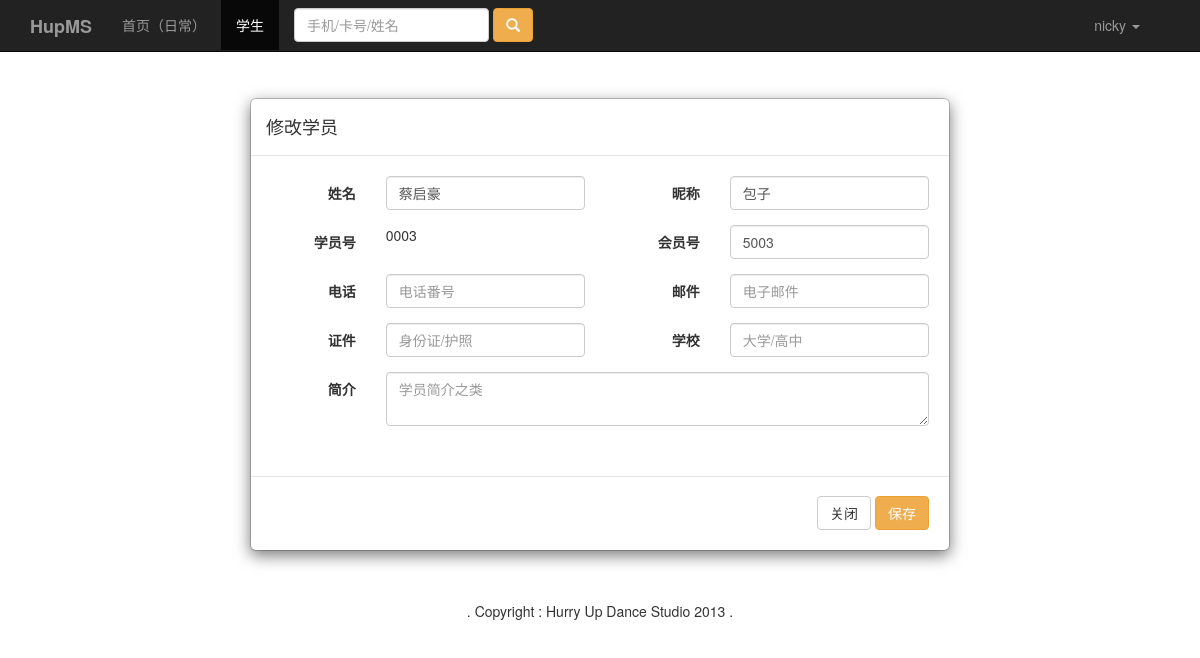
/student_update.php?id=1 (signed in), run on the app's committed database.
### tables this page shows
CREATE TABLE IF NOT EXISTS `hupms_student` (
  `Id` int(11) NOT NULL AUTO_INCREMENT,
  `Name` varchar(255) DEFAULT NULL,
  `Nickname` varchar(255) DEFAULT NULL,
  `No` varchar(255) DEFAULT NULL,
  `Novip` varchar(255) DEFAULT NULL,
  `Tel` varchar(255) DEFAULT NULL,
  `Mail` varchar(255) DEFAULT NULL,
  `Identity` varchar(255) DEFAULT NULL,
  `School` varchar(255) DEFAULT NULL,
  `Intro` text,
  `Lcount` int(11) DEFAULT NULL,
  `Vflag` int(11) DEFAULT NULL,
  `Vdate` date DEFAULT NULL,
  `Del` int(11) DEFAULT NULL,
  PRIMARY KEY (`Id`)
);

### student_update.php (the view, shortened to what this page needs)
<?php
if(!isset($_GET["id"])){
  echo "<SCRIPT language=JavaScript>alert('没设置id，请重新设置');";
  echo "javascript:history.back()</SCRIPT>";
  exit;
}else{
  $id=$_GET["id"];
  $sql="select * from hupms_student where Id=$id and Del=0";
  $result=mysql_query($sql);
  $num=mysql_num_rows($result);
  if($num<=0){
    echo "<SCRIPT language=JavaScript>alert('没有您所要找的学员，请重新选择');";
    echo "javascript:history.back()</SCRIPT>";
    exit;
  }else{
    $rs=mysql_fetch_object($result);
  }
}
?>
<!DOCTYPE html>
<html lang="en">
  <?php include("include_head.php"); ?>
  <body>
    <?php include("include_nav.php"); ?>
    <div class="container">
      <div class="modal-dialog">
        <div class="modal-content">
          <div class="modal-header">
            <h4 class="modal-title">修改学员</h4>
          </div>
          <div class="modal-body">
            <form action="student_do.php?a=update&id=<?php echo $rs->Id;?>" id="supdate" method="post" class="form-horizontal" role="form">
              <div class="form-group">
                <label class="col-sm-2 control-label">姓名</label>
                <div class="col-sm-4">
                  <input type="text" class="form-control" id="sname" name="sname" placeholder="姓名（必填）" value="<?php echo $rs->Name;?>">
                </div>
                <label class="col-sm-2 control-label">昵称</label>
                <div class="col-sm-4">
                  <input type="text" class="form-control" id="snickname" name="snickname" placeholder="昵称（A.K.A）" value="<?php echo $rs->Nickname;?>">
                </div>
              </div>
              <div class="form-group">
                <label class="col-sm-2 control-label">学员号</label>
                <div class="col-sm-4">
                  <?php echo $rs->No;?>
                </div>
                <label class="col-sm-2 control-label">会员号</label>
                <div class="col-sm-4">
                  <input type="text" class="form-control" id="snovip" name="snovip" placeholder="会员卡号" value="<?php echo $rs->Novip;?>">
                </div>
              </div>
              <div class="form-group">
                <label class="col-sm-2 control-label">电话</label>
                <div class="col-sm-4">
                  <input type="text" class="form-control" id="stel" name="stel" placeholder="电话番号" value="<?php echo $rs->Tel;?>">
                </div>
                <label class="col-sm-2 control-label">邮件</label>
                <div class="col-sm-4">
                  <input type="text" class="form-control" id="smail" name="smail" placeholder="电子邮件" value="<?php echo $rs->Mail;?>">
                </div>
              </div>
              <div class="form-group">
                <label class="col-sm-2 control-label">证件</label>
                <div class="col-sm-4">
                  <input type="text" class="form-control" id="sidentity" name="sidentity" placeholder="身份证/护照" value="<?php echo $rs->Identity;?>">
                </div>
                <label class="col-sm-2 control-label">学校</label>
                <div class="col-sm-4">
                  <input type="text" class="form-control" id="sschool" name="sschool" placeholder="大学/高中" value="<?php echo $rs->School;?>">
                </div>
              </div>
              <div class="form-group">
                <label class="col-sm-2 control-label">简介</label>
                <div class="col-sm-10">
                  <textarea type="text" class="form-control" id="sintro" name="sintro" placeholder="学员简介之类" ><?php echo $rs->Intro;?></textarea>
                </div>
              </div>
            </form>
          </div>
          <div class="modal-footer">
            <a href="student.php"><button type="button" class="btn btn-default">关闭</button></a>
            <button type="button" class="btn btn-warning" onClick="supdate.submit()">保存</button>
          </div>
        </div>
      </div>
      <br/>
      <div class="footer">
        <p class="text-center">. Copyright : Hurry Up Dance Studio 2013 .</p>
      </div>
    </div>
  </body>
</html>

### css/hup.css (style rules this page uses)
body { padding-top: 68px; }
a { color:#000000; }

### data on the page
hupms_student: sname "蔡启豪", snickname "包子", No "0003", snovip "5003"

### other printed values
$_COOKIE["Name"] "nicky"
